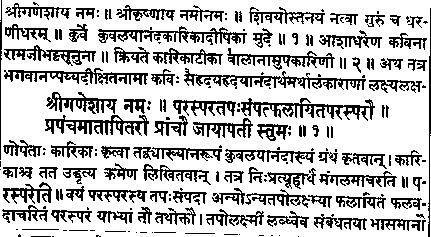
#> input picture segmentation/ipsegmentation/bw.png, 431 x 237 px; its folder holds only this picture in this run
$ python -i pagesegmenter.py   (imports and definitions only)
#> lines starting #> are read from the running program, lines starting #| are printed output that depends on the picture
# Brief : Contains functions for segmenting the image and detecting lines, words, letters,
# Author: Avadesh
# Date: 2016

### imports ####################################################################################
import cv2
import numpy as np
#from matplotlib import pyplot as plt
import os
import shutil
###############################################################################################

class word_finder:
	## Finds words and lines in the image by calculating white pixel density\

	def __init__(self,img):
#> called with img = 'bw.png'
		self.img = cv2.imread(img,0)
#> self.img: shape (237, 431); 75.4% white; black in thin lines or dots
		self.img_color = cv2.imread(img)
#> self.img_color is the input picture: shape (237, 431, 3); 75.4% white; black in thin lines or dots
		self.img = cv2.resize(self.img,(0,0), fx=0.75, fy=0.75)
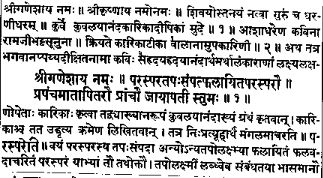
#> self.img: shape (178, 323); min 0, max 255, mean 192.4
		self.img_color = cv2.resize(self.img_color,(0,0), fx=0.75, fy=0.75)
#> self.img_color: shape (178, 323, 3)
		self.cimg = cv2.Canny(self.img,200,250)
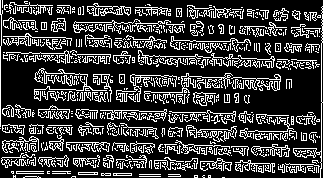
#> self.cimg: shape (178, 323); 23.1% white in thin lines or dots
		self.rows = self.img.shape[0]
#> self.rows = 178
		self.cols = self.img.shape[1]
#> self.cols = 323

	# [76 lines left out: functions find_words, show_lines, not called in this run]

	def show_words(self):
		print("drawing words")
		for i in range(0,len(self.word_array)-1,4):
			cv2.rectangle(self.img_color,(self.word_array[i],self.word_array[i+1]),(self.word_array[i+2],self.word_array[i+3]),0,1)

	# [19 lines left out: functions show_image, store_words, segment_page_into_words, not called in this run]

#############################################################################################

class letter_finder:
	# [35 lines left out: functions __init__, find_line, remove_line, not called in this run]

	def show_letters(self):
		for i in range(0,len(self.letter_matrix)-2):
			cv2.rectangle(self.img,(self.letter_matrix[i],0),(self.letter_matrix[i+1],self.cols),0,4)
		#print('letters are drawn')

	def count_region(self,count_matrix,pos,r):
		count = sum(count_matrix[pos-r:pos+r])
		return count

	# [28 lines left out: function find_letters, not called in this run]

	def show_letters(self):#draws boxes around letters
		for i in range(0,len(self.letter_matrix)-1):
			cv2.rectangle(self.img,(self.letter_matrix[i],0),(self.letter_matrix[i+1],self.rows),0,1)
		#print('letters are drawn')

	def resize_image(self,x,y):
		self.img = cv2.resize(self.img,(0,0),fx=x,fy=y)

	def show_image(self):
		cv2.imshow('letters',self.img)
		cv2.waitKey(0)

	def show_cropped_image(self):
		cv2.imshow('letters',self.final_image)
		cv2.waitKey(0)

	# [21 lines left out: functions plot_intensity, crop_letters, store_cropped_letters, not called in this run]
		#self.show_letters()
		#self.show_image()

############################### FOR SEGMENTATION IMPORTS #############################

class pagesegmenter:
	### class for segmenting a page
	## input is the path to image for segmentation

	def __init__(self,img):
		self.img = img

	# [112 lines left out: functions get_word_coordinates, show_words, get_letter_coordinates, show_letters, get_letters_for_classification, not called in this run]

# [5 lines of commented-out code are left out]

#> (the run stopped early here; a loop or call above may not have finished)
